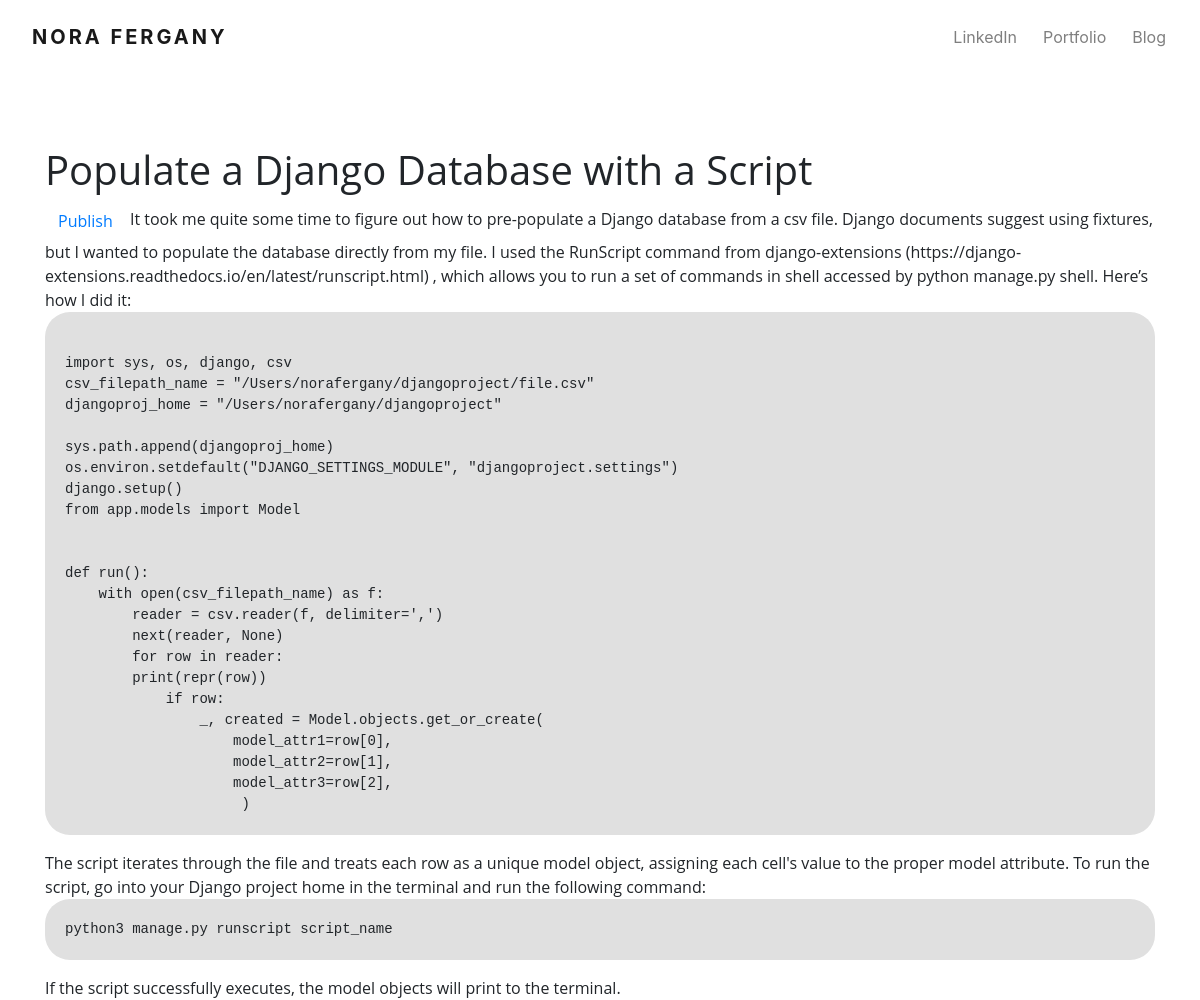
Page /post/2/ on the earlier database version.
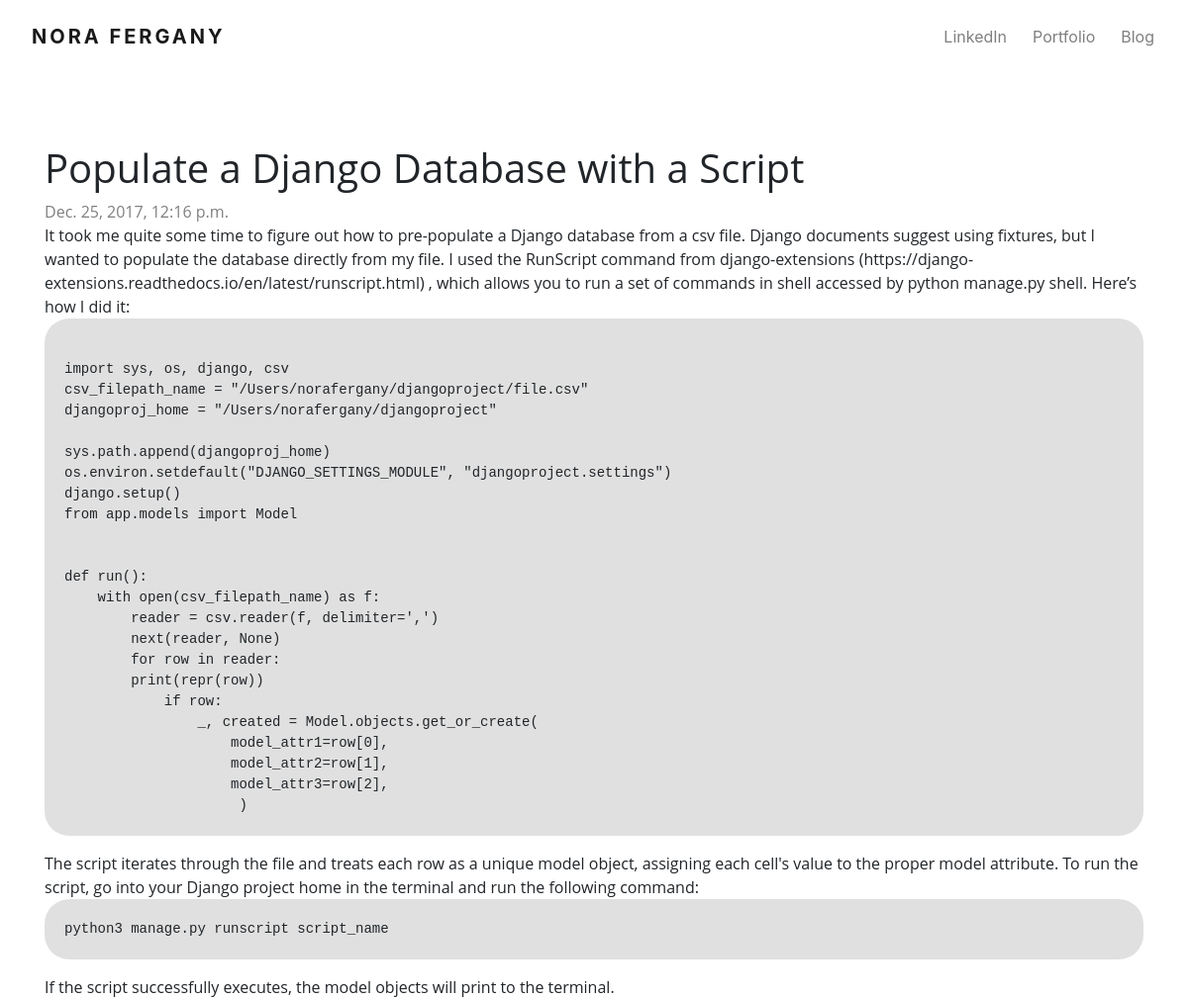
Same page on the later database version.
### blog/models.py (models this page shows, shortened)
class Post(models.Model):
    author = models.ForeignKey('auth.User', on_delete=models.CASCADE)
    title = models.CharField(max_length=200)
    text = models.TextField()
    created_date = models.DateTimeField(
        default=timezone.now)
    published_date = models.DateTimeField(blank=True, null=True)
    category = models.ForeignKey(Category, verbose_name="Category", default='Category', null=True, blank=True, on_delete=models.CASCADE)
    class Meta:
        ordering = ['published_date',]

### blog/views.py (the view)
# urls.py: url(r'^post/(?P<pk>\d+)/$', views.post_detail, name='post_detail'),
def post_detail(request, pk):
    post = get_object_or_404(Post, pk=pk)
    categories = Category.objects.all()
    return render(request, 'blog/post_detail.html', {'post': post, 'categories': categories})

### blog/templates/blog/post_detail.html (shortened to what this page needs)
{% extends 'blog/base.html' %}
{% load static %}
{% load pygmentify_tags %}
{% block content %}
    <div class="post">
        <h1 class="detail-title">{{ post.title }}</h1>
{% if post.published_date %}
            <div class="date">
                {{ post.published_date }}
            </div>
        {%  else %}
                        <a class="btn btn-default" href="{% url 'post_publish' pk=post.pk %}">Publish</a>
        {% endif %}
        {% pygmentify 'borland' %}
            {{ post.text|safe }}
        {% endpygmentify %}
    </div>
{% endblock %}

Differences in the rows shown:
changed Post "Populate a Django Database with a Script": published_date (not shown) → "Dec. 25, 2017, 12:16 p.m."
Other differences:
text no longer shown: "Publish"
